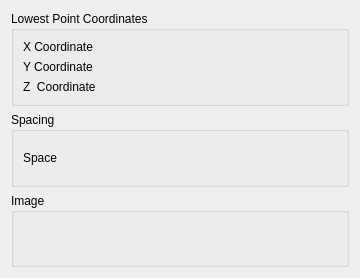
<?xml version="1.0" encoding="UTF-8"?>
<ui version="4.0">
 <class>SeismicLabGui::DlgVerticalLocationDistribution</class>
 <widget class="QWidget" name="SeismicLabGui::DlgVerticalLocationDistribution">
  <property name="geometry">
   <rect>
    <x>0</x>
    <y>0</y>
    <width>360</width>
    <height>278</height>
   </rect>
  </property>
  <property name="windowTitle">
   <string>Feature Parameters</string>
  </property>
  <property name="sizeGripEnabled" stdset="0">
   <bool>true</bool>
  </property>
  <layout class="QGridLayout" name="gridLayout">
   <item row="0" column="0">
    <widget class="QGroupBox" name="GroupBox5_3">
     <property name="title">
      <string>Lowest Point Coordinates</string>
     </property>
     <layout class="QGridLayout" name="_3">
      <property name="leftMargin">
       <number>9</number>
      </property>
      <property name="topMargin">
       <number>9</number>
      </property>
      <property name="rightMargin">
       <number>9</number>
      </property>
      <property name="bottomMargin">
       <number>9</number>
      </property>
      <property name="spacing">
       <number>6</number>
      </property>
      <item row="2" column="0">
       <layout class="QHBoxLayout" name="horizontalLayout_3" stretch="0,0">
        <item>
         <widget class="QLabel" name="label_3">
          <property name="text">
           <string>Y Coordinate</string>
          </property>
         </widget>
        </item>
        <item>
         <widget class="Gui::QuantitySpinBox" name="doubleSpinBox_Y" native="true">
          <property name="keyboardTracking" stdset="0">
           <bool>false</bool>
          </property>
          
          <property name="value" stdset="0">
           <double>0.000000000000000</double>
          </property>
         </widget>
        </item>
       </layout>
      </item>
      <item row="1" column="0">
       <layout class="QHBoxLayout" name="horizontalLayout" stretch="0,0">
        <item>
         <widget class="QLabel" name="label">
          <property name="text">
           <string>X Coordinate</string>
          </property>
         </widget>
        </item>
        <item>
         <widget class="Gui::QuantitySpinBox" name="doubleSpinBox_X" native="true">
          <property name="keyboardTracking" stdset="0">
           <bool>false</bool>
          </property>
          
          <property name="value" stdset="0">
           <double>0.000000000000000</double>
          </property>
         </widget>
        </item>
       </layout>
      </item>
      <item row="3" column="0">
       <layout class="QHBoxLayout" name="horizontalLayout_4" stretch="0,0">
        <item>
         <widget class="QLabel" name="label_4">
          <property name="text">
           <string>Z  Coordinate</string>
          </property>
         </widget>
        </item>
        <item>
         <widget class="Gui::QuantitySpinBox" name="doubleSpinBox_Z" native="true">
          <property name="keyboardTracking" stdset="0">
           <bool>false</bool>
          </property>
          
          <property name="value" stdset="0">
           <double>40000.000000000000000</double>
          </property>
         </widget>
        </item>
       </layout>
      </item>
     </layout>
    </widget>
   </item>
   <item row="1" column="0">
    <widget class="QGroupBox" name="GroupBox5_4">
     <property name="title">
      <string>Spacing</string>
     </property>
     <layout class="QGridLayout" name="_5">
      <property name="leftMargin">
       <number>9</number>
      </property>
      <property name="topMargin">
       <number>9</number>
      </property>
      <property name="rightMargin">
       <number>9</number>
      </property>
      <property name="bottomMargin">
       <number>9</number>
      </property>
      <property name="spacing">
       <number>6</number>
      </property>
      <item row="1" column="0">
       <layout class="QHBoxLayout" name="horizontalLayout_6" stretch="0,0">
        <item>
         <widget class="QLabel" name="label_6">
          <property name="text">
           <string>Space</string>
          </property>
         </widget>
        </item>
        <item>
         <widget class="Gui::QuantitySpinBox" name="doubleSpinBox_Spacing" native="true">
          <property name="keyboardTracking" stdset="0">
           <bool>false</bool>
          </property>
          
          <property name="value" stdset="0">
           <double>5000.000000000000000</double>
          </property>
         </widget>
        </item>
       </layout>
      </item>
     </layout>
    </widget>
   </item>
   <item row="2" column="0">
    <widget class="QGroupBox" name="GroupBox5_5">
     <property name="title">
      <string>Image</string>
     </property>
     <layout class="QGridLayout" name="_6">
      <property name="leftMargin">
       <number>9</number>
      </property>
      <property name="topMargin">
       <number>9</number>
      </property>
      <property name="rightMargin">
       <number>9</number>
      </property>
      <property name="bottomMargin">
       <number>9</number>
      </property>
      <property name="spacing">
       <number>6</number>
      </property>
      <item row="1" column="0">
       <layout class="QHBoxLayout" name="horizontalLayout_9" stretch="0">
        <item>
         <widget class="QLabel" name="label_Image">
          <property name="text">
           <string/>
          </property>
         </widget>
        </item>
       </layout>
      </item>
     </layout>
    </widget>
   </item>
  </layout>
 </widget>
 <customwidgets>
  <customwidget>
   <class>Gui::QuantitySpinBox</class>
   <extends>QWidget</extends>
   <header>Gui/QuantitySpinBox.h</header>
  </customwidget>
 </customwidgets>
 <resources/>
 <connections/>
</ui>
